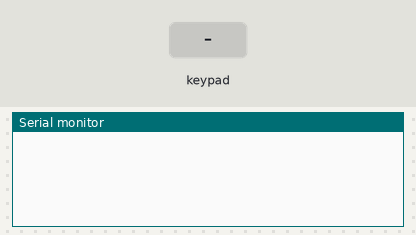
Simulated run of this sketch. Board: Arduino Leonardo, built with avr-gcc and run on an emulated ATmega32U4. On the bench: the last lines printed to the serial monitor. Inputs (shaded band) come from the test bench.

Above: at 1.2 s.
1.3 s: key '0' pressed
At 1.7 s:
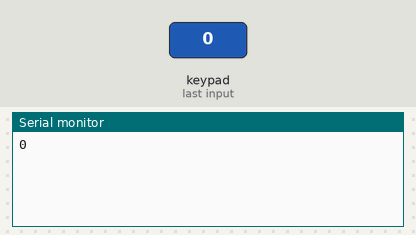
2.8 s: keypad keys 1 2 pressed 0.4 s apart
At 4.4 s:
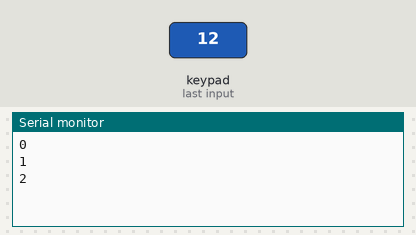
5.1 s: key '5' pressed
At 5.8 s:
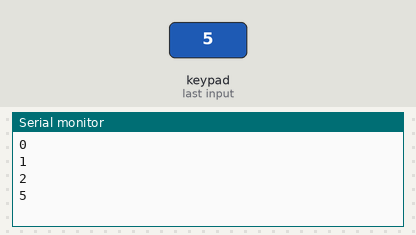
6.6 s: keypad keys 1 2 A pressed 0.4 s apart
At 8.7 s:
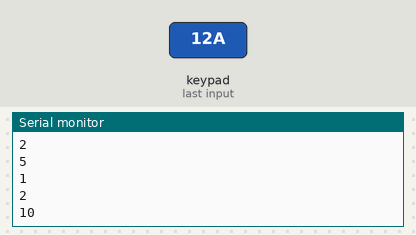
Timing chart, 0 to 10.2 s (numbered marks = the images above; inputs shaded):
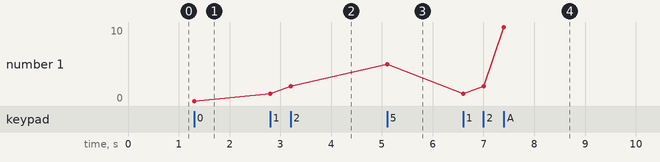

The sketch:

musicWithCans.ino
```cpp
#include <Wire.h>
#include "Adafruit_MPR121.h"

#ifndef _BV
#define _BV(bit) (1 << (bit))
#endif
Adafruit_MPR121 cap = Adafruit_MPR121();
uint16_t lasttouched = 0;
uint16_t currtouched = 0;

void setup() {
  Serial.begin(9600);

  while (!Serial) { // needed to keep leonardo/micro from starting too fast!
    delay(10);
  }
  cap.begin(0x5A);
}

void loop() {
  currtouched = cap.touched();

  for (int i=0; i<12; i++) {
    if ((currtouched & _BV(i)) && !(lasttouched & _BV(i)) ) {
      Serial.println(i);
    }
  }
  lasttouched = currtouched;
}
```

Measured:
- after the input at 1.3 s, the serial monitor: prints a new line at once (image 1)
- after the input at 2.8 s, the serial monitor: prints a new line at once (image 2)
- after the input at 5.1 s, the serial monitor: prints a new line at once (image 3)
- after the input at 6.6 s, the serial monitor: prints a new line at once (image 4)
- plotted number 1: 0 → 2 after the input at 2.8 s, 2 → 5 after the input at 5.1 s, 5 → 10 after the input at 6.6 s
